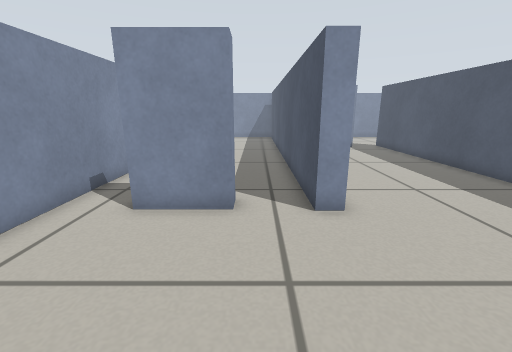
[1] (above)

21 first-person views from a walk through a robot-simulator world made for Gazebo. The camera is 0.52 m above the floor, tilts 14° down and sees 90° across. The floor is counted in squares, 0.2 m on a side. Each view is taken from the middle of a square. On the plan, view 1 faces up. The plan holds only what a view shows up to about 18 squares ahead; the rest is blank.

[2]
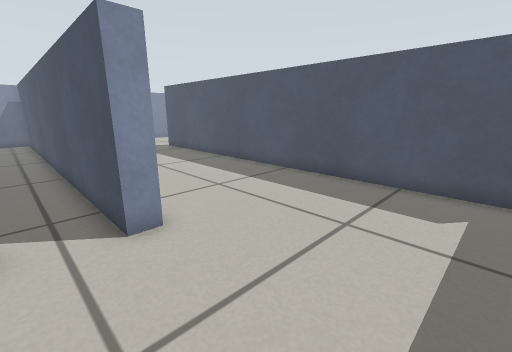

[3]
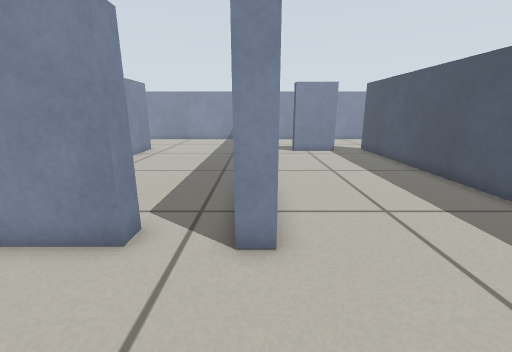

[4]
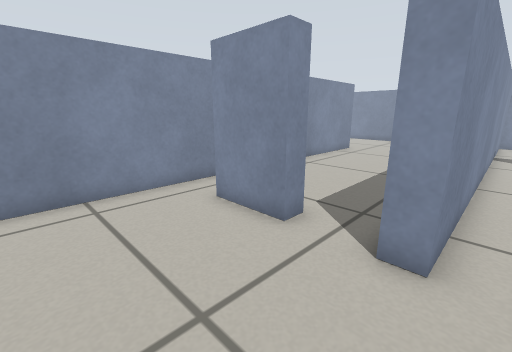

[5]
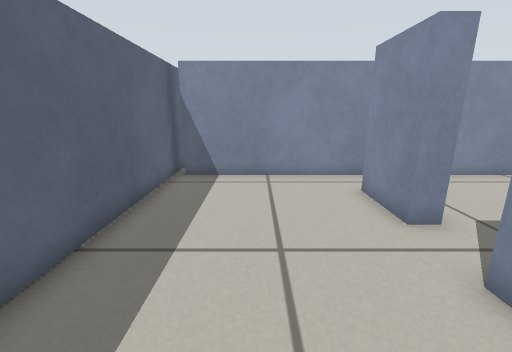

[6]
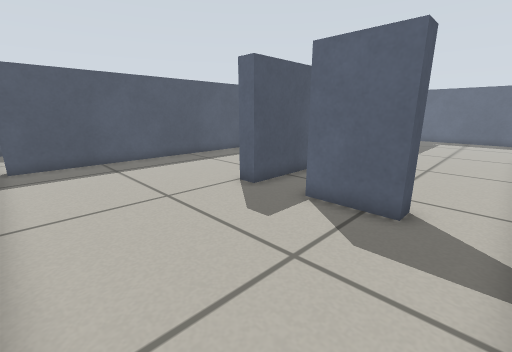

[7]
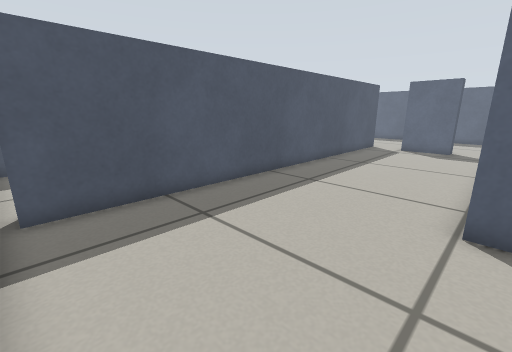

[8]
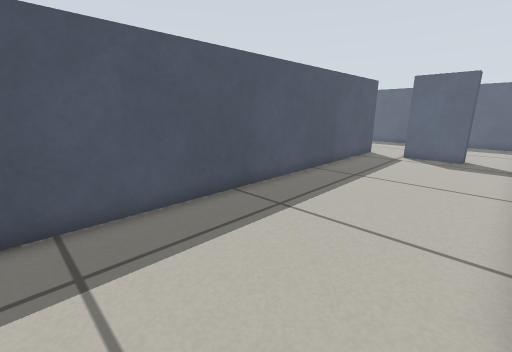

[9]
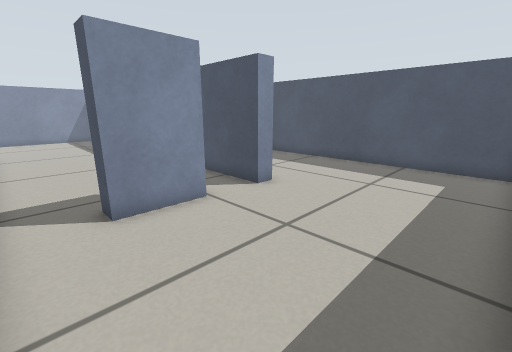

[10]
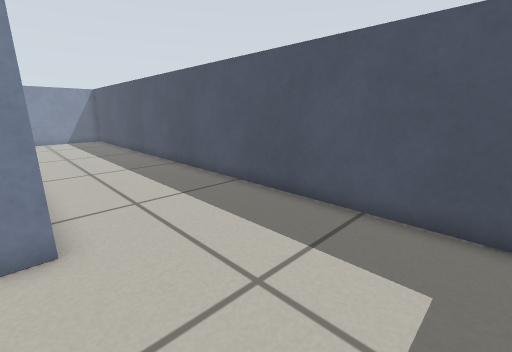

[11]
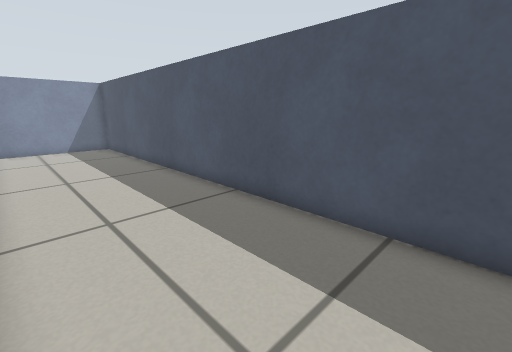

[12]
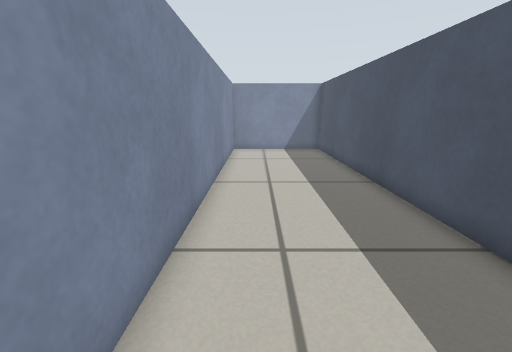

[13]
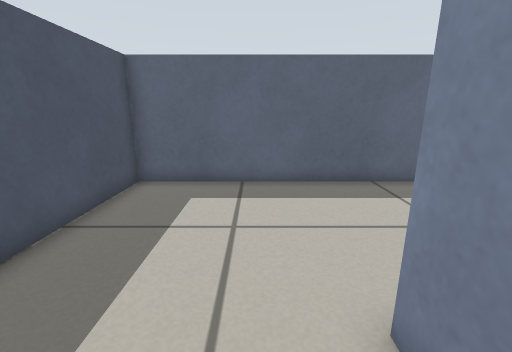

[14]
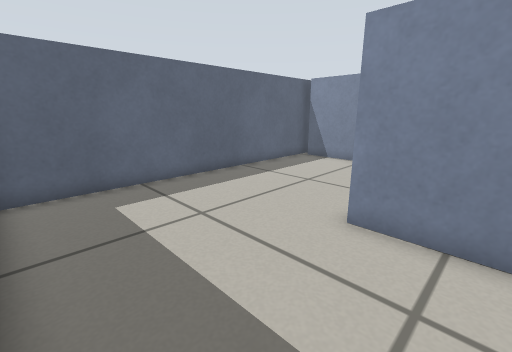

[15]
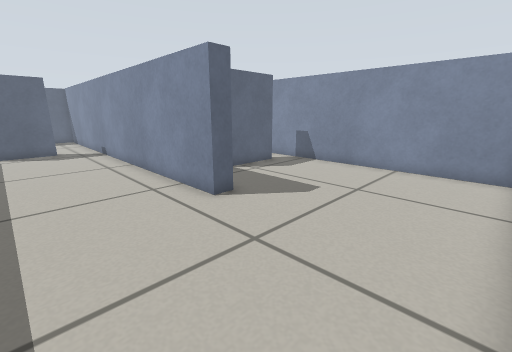

[16]
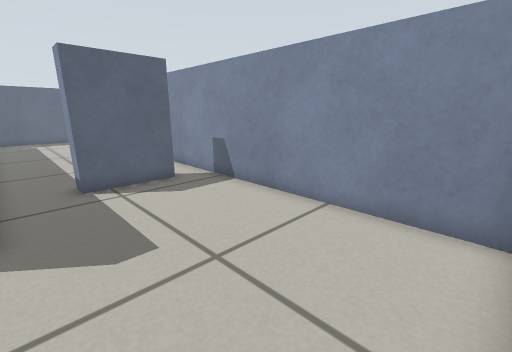

[17]
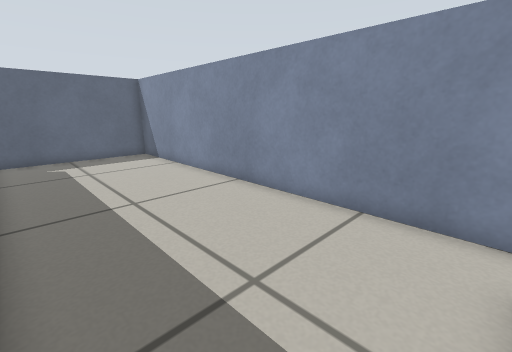

[18]
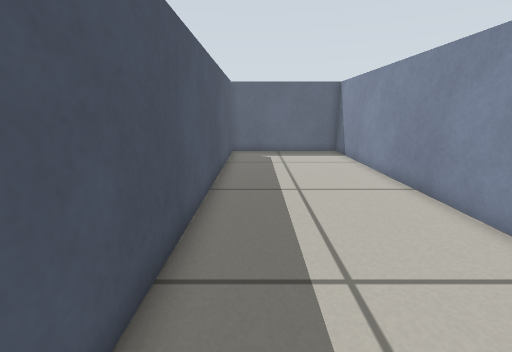

[19]
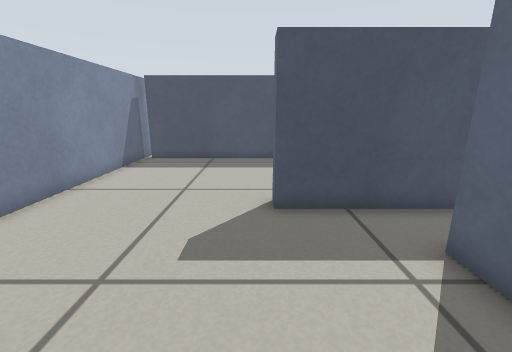

[20]
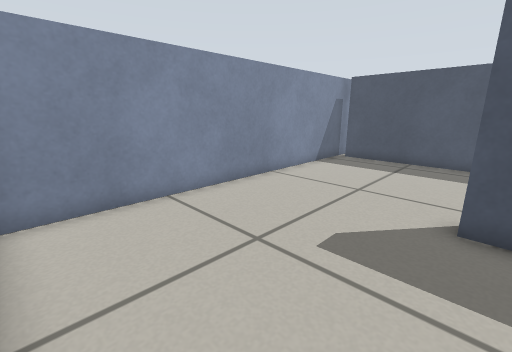

[21]
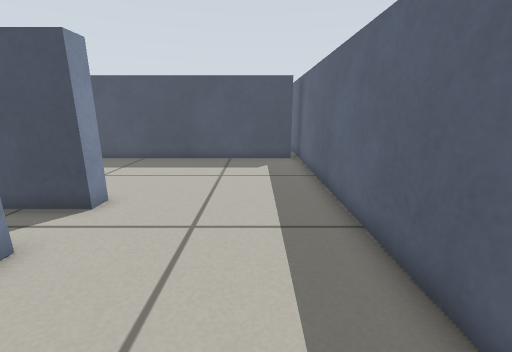

### Floor plan
Points are (right, up) in squares from view 1. A wall is a line through its corners. A room is listed if a view was taken in it or the views show most of it. See-through windows are left out.
Room 1 (views 1, 2, 3, 4, 5, 6, 7, 8, 9, 10, 11, 12, 13, 14, 15, 16, 17, 18, 19, 20, 21)
walls: (7.5, 19.6) (4.6, 19.6) (4.6, 20.4) (7.4, 20.4); (-0.6, 7.5) (-0.6, 6.6) (-3.4, 6.6); (-3.5, 7.4) (-0.9, 7.4); (10.4, 3) (10.4, 0); (15.5, 6.6) (12.6, 6.6) (12.6, 7.4) (15.4, 7.4); (2.4, 27) (2.4, 6.6) (1.6, 6.6) (1.6, 27); (2.9, 27.5) (-13.2, 27.5); (9.6, -0.1) (9.6, 20.4) (10.5, 20.4); (-12, 17.4) (-8.6, 17.4) (-8.6, 16.5); (-6.4, 0) (-6.4, 20.4) (-5.6, 20.4) (-5.6, 0); (18.4, 27) (18.4, 6.6) (17.6, 6.6) (17.6, 27); (-13.5, 27.4) (-13.5, -0.5) (24.5, -0.5) (24.5, 27.5) (18.4, 27.5)
ways out: gap at (2, 27); gap at (18, 27)

Where each view was taken, in squares from view 1:
view 1: 0 up, 0 right, facing up
view 2: 1 up, 0 right, facing up-right
view 3: 2 up, 2 right, facing up
view 4: 2 up, 3 right, facing up-left
view 5: 3 up, 5 right, facing left
view 6: 27 up, 3 right, facing down-right
view 7: 27 up, 10 right, facing down-right
view 8: 24 up, 11 right, facing down-right
view 9: 0 up, 11 right, facing up-right
view 10: 1 up, 18 right, facing up-right
view 11: 7 up, 19 right, facing up-right
view 12: 9 up, 20 right, facing up
view 13: 9 up, 20 right, facing down
view 14: 9 up, 24 right, facing down-left
view 15: 27 up, 1 left, facing down-left
view 16: 27 up, 7 left, facing down-left
view 17: 16 up, 7 left, facing down-left
view 18: 17 up, 8 left, facing down
view 19: 21 up, 13 left, facing right
view 20: 20 up, 13 left, facing up-right
view 21: 2 up, 5 left, facing right
